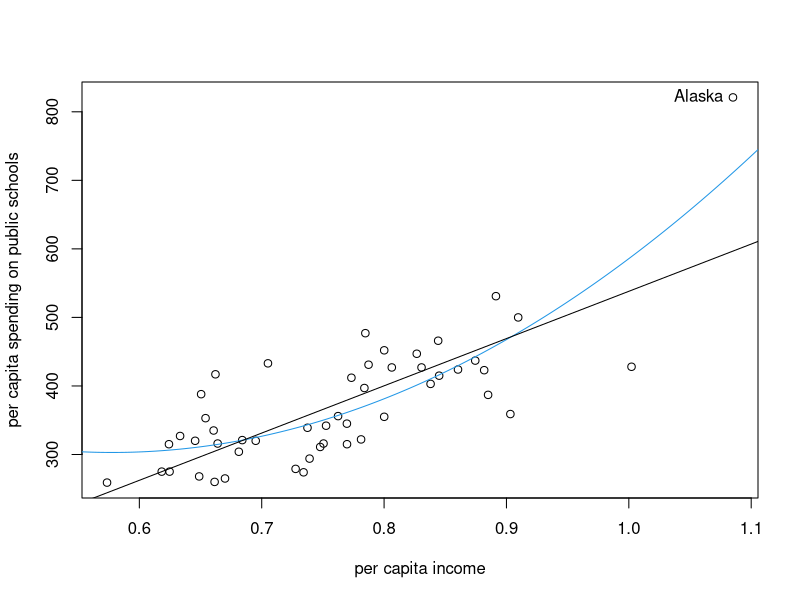

This figure's R source:
library(sandwich)


### Name: PublicSchools
### Title: US Expenditures for Public Schools
### Aliases: PublicSchools
### Keywords: datasets

### ** Examples

## Willam H. Greene, Econometric Analysis, 2nd Ed.
## Chapter 14
## load data set, p. 385, Table 14.1
data(PublicSchools)

## omit NA in Wisconsin and scale income
ps <- na.omit(PublicSchools)
ps$Income <- ps$Income * 0.0001

## fit quadratic regression, p. 385, Table 14.2
fmq <- lm(Expenditure ~ Income + I(Income^2), data = ps)
summary(fmq)

## compare standard and HC0 standard errors
## p. 391, Table 14.3
library(sandwich)
coef(fmq)
sqrt(diag(vcovHC(fmq, type = "const")))
sqrt(diag(vcovHC(fmq, type = "HC0")))


if(require(lmtest)) {
## compare t ratio
coeftest(fmq, vcov = vcovHC(fmq, type = "HC0"))

## White test, p. 393, Example 14.5
wt <- lm(residuals(fmq)^2 ~ poly(Income, 4), data = ps)
wt.stat <- summary(wt)$r.squared * nrow(ps)
c(wt.stat, pchisq(wt.stat, df = 3, lower = FALSE))

## Bresch-Pagan test, p. 395, Example 14.7
bptest(fmq, studentize = FALSE)
bptest(fmq)

## Francisco Cribari-Neto, Asymptotic Inference, CSDA 45
## quasi z-tests, p. 229, Table 8
## with Alaska
coeftest(fmq, df = Inf)[3,4]
coeftest(fmq, df = Inf, vcov = vcovHC(fmq, type = "HC0"))[3,4]
coeftest(fmq, df = Inf, vcov = vcovHC(fmq, type = "HC3"))[3,4]
coeftest(fmq, df = Inf, vcov = vcovHC(fmq, type = "HC4"))[3,4]
## without Alaska (observation 2)
fmq1 <- lm(Expenditure ~ Income + I(Income^2), data = ps[-2,])
coeftest(fmq1, df = Inf)[3,4]
coeftest(fmq1, df = Inf, vcov = vcovHC(fmq1, type = "HC0"))[3,4]
coeftest(fmq1, df = Inf, vcov = vcovHC(fmq1, type = "HC3"))[3,4]
coeftest(fmq1, df = Inf, vcov = vcovHC(fmq1, type = "HC4"))[3,4]
}

## visualization, p. 230, Figure 1
plot(Expenditure ~ Income, data = ps,
  xlab = "per capita income",
  ylab = "per capita spending on public schools")
inc <- seq(0.5, 1.2, by = 0.001)
lines(inc, predict(fmq, data.frame(Income = inc)), col = 4)
fml <- lm(Expenditure ~ Income, data = ps)
abline(fml)
text(ps[2,2], ps[2,1], rownames(ps)[2], pos = 2)
